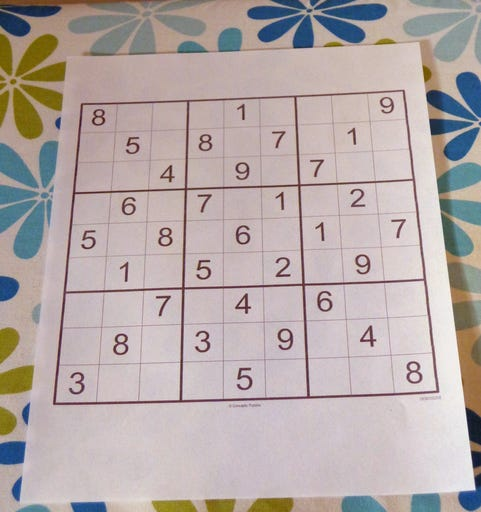
#> input picture Data/sudoku_img_1.jpg, 481 x 512 px
$ python -i image_processing.py   (imports and definitions only)
#> lines starting #> are read from the running program, lines starting #| are printed output that depends on the picture; after the words box and inside, x2 and y2 are one past the last pixel; in counts of white or black regions, pixels touching at a corner belong together
"""
    image_processing

    This is file that handles the image processing of the sudoku board image.

    Functions:
        get_sudoku_board_as_array_from_img(arg_img_path: str, arg_initialized_numbers_in_sodoku_by_order: List)
         -> List[List[int]]: This is a function that gets img path and the numbers that were initialized in sodoku by order
         from left to right and top to bottom, and returns 2D array of numbers that represents the sudoku board.

    Usage:
        Detect sudoku board and convert him to 2D array of numbers that represents the sudoku board.
        Example:
            sudoku_board_as_numbers_array = get_sudoku_board_as_array_from_img('Data/sudoku_img_example.jpg',
                                                                       [8, 1, 9, 5, 8, 7, 1, 4, 9, 7, 6, 7, 1, 2, 5, 8,
                                                                       6, 1, 7, 1, 5, 2, 9, 7, 4, 6, 8, 3, 9, 4, 3, 5, 8])
"""


# Imports
import cv2 as cv
import numpy as np
from typing import Tuple, List, Union
from helpers_for_image_processing import sort_corners_of_square, get_distance_between_points, get_cell_size_in_sudoku_board
import constants
from errors import Errors


# [21 lines left out: function get_sudoku_board_as_array_from_img, not called in this run]

def __pre_processing(arg_img_path: str) -> np.ndarray:
#> called with arg_img_path = 'Data/sudoku_img_1.jpg'
    img = cv.imread(arg_img_path)
#> img is the input picture: shape (512, 481, 3); mean B, G, R 167.9, 169.5, 180.9
    gray_scale_img = cv.cvtColor(img, cv.COLOR_BGR2GRAY)
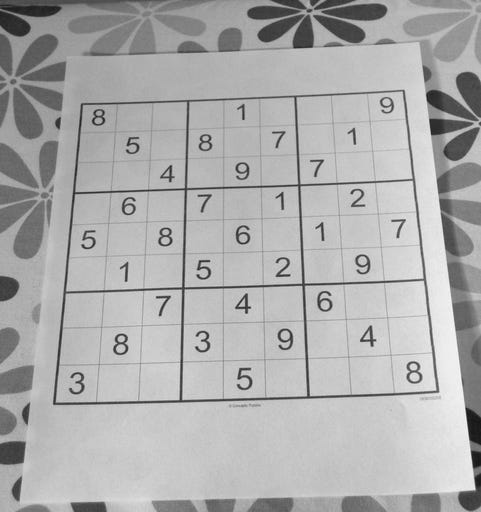
#> gray_scale_img: shape (512, 481); min 21, max 249, mean 172.7
    # (3,3) is the kernel size and 5 is the sigma value
    blur_gray_scale_img = cv.GaussianBlur(gray_scale_img, (3, 3), 5)
    threshold_img = cv.adaptiveThreshold(blur_gray_scale_img, constants.MAX_VALUE_FOR_PIXEL, cv.ADAPTIVE_THRESH_MEAN_C,
                                         cv.THRESH_BINARY_INV, blockSize=11, C=12)
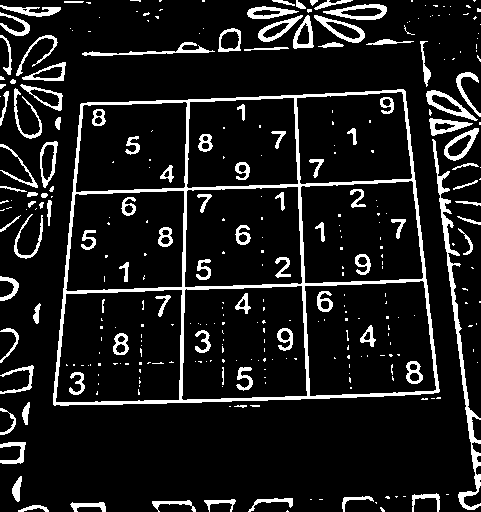
#> threshold_img: shape (512, 481); 10.9% white; 325 white regions (225 under 20 px), largest, box (x1, y1, x2, y2) and area: (53, 89, 440, 406) 8641, (432, 139, 481, 510) 1947, (323, 4, 387, 20) 447
    return threshold_img


# [99 lines left out: functions __get_sudoku_board_as_gray_scale_img, __get_sudoku_board_cells_in_sorted_order, __convert_cells_imgs_to_numbers, __get_corners_of_sudoku_board, __get_corners_of_largest_square_in_img, __warp_sudoku_board, not called in this run]

>>> result = __pre_processing('Data/sudoku_img_1.jpg')

$ run again, on Data/sudoku_img_2.jpg
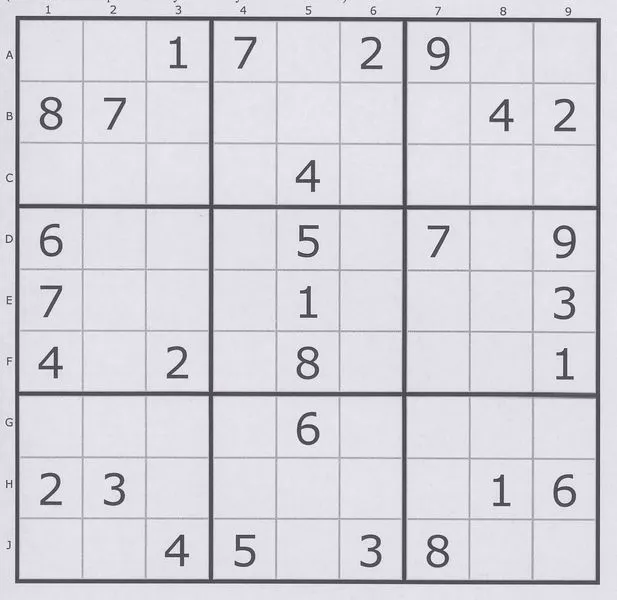
#> input picture Data/sudoku_img_2.jpg, 617 x 600 px
#> in __pre_processing, img is the input picture: shape (600, 617, 3); mean B, G, R 219.8, 212.7, 213.8
#> in __pre_processing, `threshold_img = cv.adaptiveThreshold(blur_gray_scale_img, constants.MA..`:
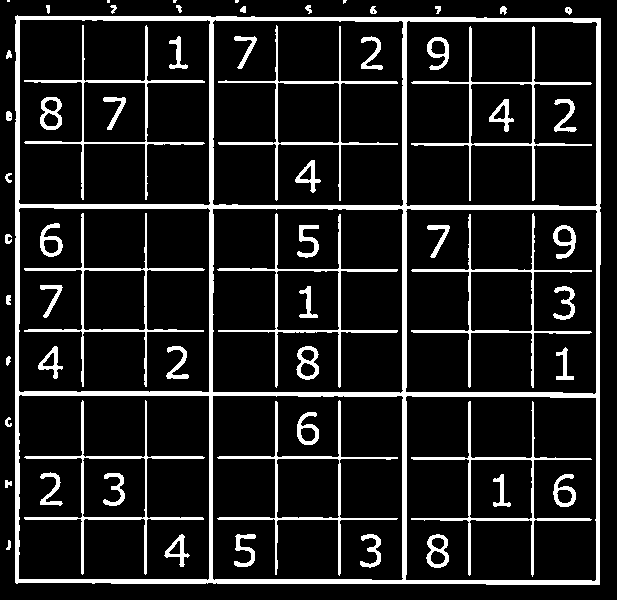
#> threshold_img: shape (600, 617); 12.6% white; 62 white regions (5 under 20 px), largest, box (x1, y1, x2, y2) and area: (15, 15, 601, 585) 20973, (24, 400, 205, 575) 1905, (217, 213, 398, 388) 1900

$ run again, on Data/sudoku_img_3.jpg
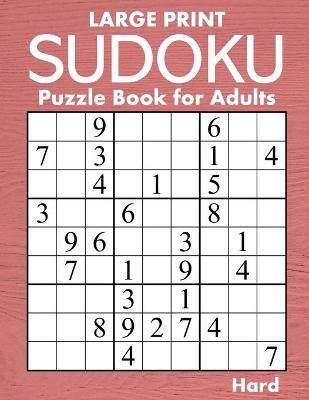
#> input picture Data/sudoku_img_3.jpg, 309 x 400 px
#> in __pre_processing, img is the input picture: shape (400, 309, 3); mean B, G, R 183.7, 184, 217.3
#> in __pre_processing, `blur_gray_scale_img = cv.GaussianBlur(gray_scale_img, (3, 3), 5)`:
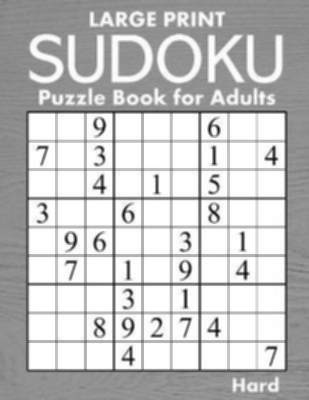
#> blur_gray_scale_img: shape (400, 309); min 17, max 255, mean 193.9
#> in __pre_processing, `threshold_img = cv.adaptiveThreshold(blur_gray_scale_img, constants.MA..`:
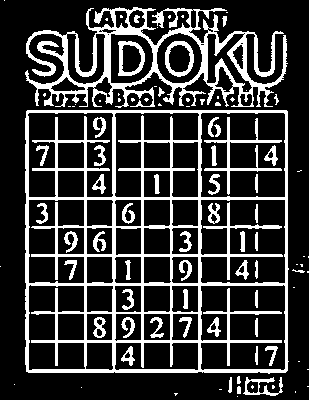
#> threshold_img: shape (400, 309); 22.1% white; 95 white regions (43 under 20 px), largest, box (x1, y1, x2, y2) and area: (25, 110, 289, 374) 13876, (25, 7, 288, 108) 7448, (204, 117, 282, 195) 777
